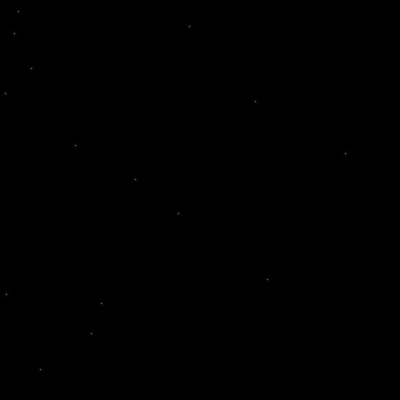
Frame 1 (no input)
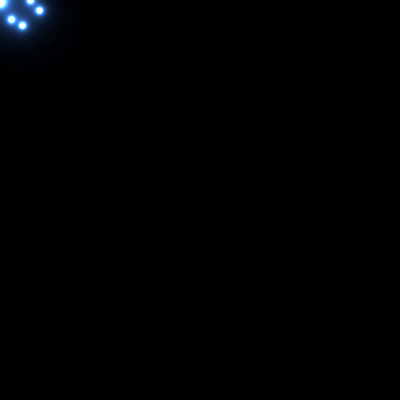
Frame 60 (the mouse pressed at the canvas centre just before this capture)
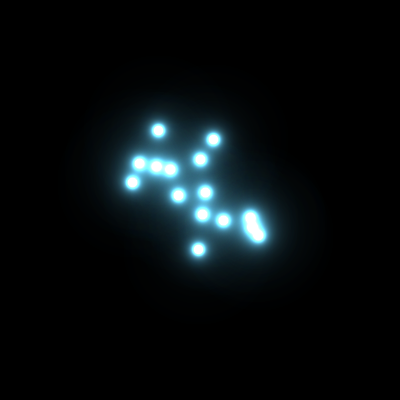
Frame 120 (the mouse held since frame 60 and released just before this capture)

The Processing sketch that drew these frames (run headless with seeded random() and noise(); from frame 60 on, the mouse is pressed at the canvas centre):

// Processing sketch: light_test2
// ── light_test2.pde
final int MAX_PARTICLE = 15;  //  パーティクルの個数
Particle[] p = new Particle[MAX_PARTICLE];
 
final int LIGHT_FORCE_RATIO = 5;  //  輝き具体の抑制値
final int LIGHT_DISTANCE= 75 * 75;  //  光が届く距離
final int BORDER = 75;  //  光の計算する矩形範囲（高速化のため）
 
float baseRed, baseGreen, baseBlue;  //  光の色
float baseRedAdd, baseGreenAdd, baseBlueAdd;  //  光の色の加算量
final float RED_ADD = 1.2;    //  赤色の加算値
final float GREEN_ADD = 1.7;  //  緑色の加算値
final float BLUE_ADD = 2.3;   //  青色の加算値
 
void setup() {
  size(400, 400);
 
  //  パーティクルの初期化
  for (int i = 0; i < MAX_PARTICLE; i++) {
    p[i] = new Particle();
  }
 
  //  光の色の初期化
  baseRed = 0;
  baseRedAdd = RED_ADD;
 
  baseGreen = 0;
  baseGreenAdd = GREEN_ADD;
 
  baseBlue = 0;
  baseBlueAdd = BLUE_ADD;
}
 
void draw() {
  background(0);
 
  //  光の色を変更
  baseRed += baseRedAdd;
  baseGreen += baseGreenAdd;
  baseBlue += baseBlueAdd;
 
  //  色が範囲外になった場合は、色の加算値を逆転させる
  colorOutCheck();
 
  //  パーティクルの移動
  for (int pid = 0; pid < MAX_PARTICLE; pid++) {
    p[pid].move(mouseX, mouseY);
  }
 
  //  各ピクセルの色の計算
  int tRed = (int)baseRed;
  int tGreen = (int)baseGreen;
  int tBlue = (int)baseBlue;
 
  //  綺麗に光を出すために二乗する
  tRed *= tRed;
  tGreen *= tGreen;
  tBlue *= tBlue;
 
  //  各パーティクルの周囲のピクセルの色について、加算を行う
  loadPixels();
  for (int pid = 0; pid < MAX_PARTICLE; pid++) {
 
    //  パーティクルの計算影響範囲
    int left = max(0, p[pid].x - BORDER);
    int right = min(width, p[pid].x + BORDER);
    int top = max(0, p[pid].y - BORDER);
    int bottom = min(height, p[pid].y + BORDER);
 
    //  パーティクルの影響範囲のピクセルについて、色の加算を行う
    for (int y = top; y < bottom; y++) {
      for (int x = left; x < right; x++) {
        int pixelIndex = x + y * width;
 
        //  ピクセルから、赤・緑・青の要素を取りだす
        int r = pixels[pixelIndex] >> 16 & 0xFF;
        int g = pixels[pixelIndex] >> 8 & 0xFF;
        int b = pixels[pixelIndex] & 0xFF;
 
        //  パーティクルとピクセルとの距離を計算する
        int dx = x - p[pid].x;
        int dy = y - p[pid].y;
        int distance = (dx * dx) + (dy * dy);  //  三平方の定理だが、高速化のため、sqrt()はしない。
 
        //  ピクセルとパーティクルの距離が一定以内であれば、色の加算を行う
        if (distance < LIGHT_DISTANCE) {
          int fixFistance = distance * LIGHT_FORCE_RATIO;
          //  0除算の回避
          if (fixFistance == 0) {
            fixFistance = 1;
          }   
          r = r + tRed / fixFistance;
          g = g + tGreen / fixFistance;
          b = b + tBlue / fixFistance;
        }
 
        //  ピクセルの色を変更する
        pixels[x + y * width] = color(r, g, b);
      }
    }
  }
  updatePixels();
}
 
//  マウスクリック時に、各パーティクルをランダムな方向に飛ばす
void mousePressed() {
  for (int pid = 0; pid < MAX_PARTICLE; pid++) {
    p[pid].explode();
  }
}
 
//  色の値が範囲外に変化した場合は符号を変える
void colorOutCheck() {
  if (baseRed < 10) {
    baseRed = 10;
    baseRedAdd *= -1;
  }
  else if (baseRed > 255) {
    baseRed = 255;
    baseRedAdd *= -1;
  }
 
  if (baseGreen < 10) {
    baseGreen = 10;
    baseGreenAdd *= -1;
  }
  else if (baseGreen > 255) {
    baseGreen = 255;
    baseGreenAdd *= -1;
  }
 
  if (baseBlue < 10) {
    baseBlue = 10;
    baseBlueAdd *= -1;
  }
  else if (baseBlue > 255) {
    baseBlue = 255;
    baseBlueAdd *= -1;
  }
}
 
//  パーティクルクラス
class Particle {
  int x, y;        //  位置
  float vx, vy;    //  速度
  float slowLevel; //  座標追従遅延レベル
  final float DECEL_RATIO = 0.95;  //  減速率
 
  Particle() {
    x = (int)random(width);
    y = (int)random(height);
    slowLevel = random(100) + 5;
  }
 
  //  移動
  void move(float targetX, float targetY) {
 
    //  ターゲットに向かって動こうとする
    vx = vx * DECEL_RATIO + (targetX - x) / slowLevel;
    vy = vy * DECEL_RATIO + (targetY - y) / slowLevel;
 
    //  座標を移動
    x = (int)(x + vx);
    y = (int)(y + vy);
  }
 
  //  適当な方向に飛び散る
  void explode() {
    vx = random(100) - 50;
    vy = random(100) - 50;
    slowLevel = random(100) + 5;
  }
}
